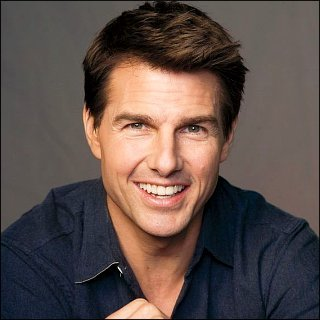
#> input picture Ex2/tom.jpg, 320 x 320 px; the run also reads 1 picture not shown here
$ python ex2_main.py   (older library calls are emulated)
#> lines starting #> are read from the running program, lines starting #| are printed output that depends on the picture; after the words box and inside, x2 and y2 are one past the last pixel; in counts of white or black regions, pixels touching at a corner belong together; long printed decimals are rounded
### Ex2/ex2_utils.py
import numpy as np
import matplotlib.pyplot as plt
import cv2


LOAD_GRAY_SCALE = 1
LOAD_RGB = 2
from collections import defaultdict

def myID() -> np.int:
    """
    Return my ID
    :return: int
    """
    return 311326490


def  conv1D(inSignal:np.ndarray,kernel1:np.ndarray)->np.ndarray:
    """
    Convolve  a  1-D  array  with  a  given  kernel
    :param  inSignal:  1-D  array
    :param  kernel1:  1-D  array  as  a  kernel
    :return: The convolved array
    """
    kernel1 = kernel1[::-1]
    pad_size = len(kernel1)-1

    padded_signal = np.pad(inSignal, (pad_size, pad_size), 'constant', constant_values=0)
    new_signal = np.array([]).astype('int')
    # Apply kernel to each pixel
    for i in range(len(inSignal)+len(kernel1)-1):
          sub_signal = padded_signal[i:pad_size+1+i]
          prod = (sub_signal*kernel1).sum()
          new_signal = np.append(new_signal, prod)
    return new_signal


def conv2D(inImage:np.ndarray,kernel2:np.ndarray)->np.ndarray:
    """
    Convolve  a  2-D  array  with  a  given  kernel
    :param  inImage:  2D  image
    :param  kernel2:  A  kernel
    :return:  The  convolved  image
    """
    img_h,img_w = inImage.shape[:2]
    ker_h,ker_w = kernel2.shape[:2]

    if ker_w == ker_h:
        pan_length = ker_h // 2
        padded_image = cv2.copyMakeBorder(inImage,pan_length,pan_length,pan_length,pan_length,cv2.BORDER_REPLICATE)
    elif ker_w > ker_h:
        pan_length = ker_w  // 2
        padded_image = cv2.copyMakeBorder(inImage,0,0,pan_length,pan_length,cv2.BORDER_REPLICATE)
    else:
        pan_length = ker_h // 2
        padded_image = cv2.copyMakeBorder(inImage,pan_length,pan_length,0,0,cv2.BORDER_REPLICATE)

    new_image = np.zeros((img_h,img_w))
    for i in range(img_h):
        for j in range(img_w):
            new_image[i, j] = np.sum(np.multiply(padded_image[i:i + ker_h, j:j + ker_w],kernel2)).round()
    return new_image


def  convDerivative(inImage:np.ndarray)  ->  (np.ndarray,np.ndarray,np.ndarray,np.ndarray):
    """
    Calculate  gradient  of  an  image
    :param  inImage:  Grayscale  iamge
    :return:  (directions,  magnitude,x_der,y_der)
    """

    k_x = np.array([[1,0,-1]])
    k_y = np.reshape(k_x,(3,1))
    der_x = conv2D(inImage,k_x)
    der_y = conv2D(inImage,k_y)

    directions = np.arctan2(der_y,der_x)
    magnitude = np.hypot(der_x, der_y)
    return (der_x,der_y,magnitude,directions)

def blurImage1(in_image: np.ndarray, kernel_size: int) -> np.ndarray:
    """
    Blur an image using a Gaussian kernel
    :param inImage: Input image
    :param kernelSize: Kernel size
    :return: The Blurred image
    """
    kernel = gaussian_kernel(kernel_size)
    return conv2D(in_image,kernel)

def gaussian_kernel(size, sigma=1):
    size = int(size) // 2
    x, y = np.mgrid[-size:size+1, -size:size+1]
    normal = 1 / (2.0 * np.pi * sigma**2)
    guass_kernel =  np.exp(-((x**2 + y**2) / (2.0*sigma**2))) * normal
    return guass_kernel


def  blurImage2(in_image:np.ndarray,kernel_size:int)->np.ndarray:
    """
    Blur  an  image  using  a  Gaussian  kernel  using  OpenCV  built-in  functions
    :param  inImage:  Input  image
    :param  kernelSize:  Kernel  size
    :return:  The  Blurred  image
    """
    kernel_x = cv2.getGaussianKernel(kernel_size,1)
    kernel_y = cv2.getGaussianKernel(kernel_size,1)
    k = np.dot(kernel_x,kernel_y.T)
    return cv2.filter2D(in_image,-1,k)

def  edgeDetectionSobel(img:  np.ndarray,  thresh:  float  =  0.7)-> (np.ndarray, np.ndarray):
    """
    Detects  edges  using  the  Sobel  method
    :param  img:  Input  image
    :param  thresh:  The  minimum  threshold  for  the  edge  response
    :return:  opencv  solution,  my  implementation
    """
    ker_Sobol_x = np.array([[-1, 0, 1], [-2, 0, 2], [-1, 0, 1]])
    ker_Sobol_y = np.array([[1, 2, 1], [0, 0, 0], [-1, -2, -1]])

    magnitude = np.sqrt(conv2D(img,np.flip(ker_Sobol_x))**2 + conv2D(img,ker_Sobol_y)**2)
    magnitude = magnitude.astype(np.float) / 255
    magnitude[magnitude > thresh] = 1
    magnitude[magnitude < thresh] = 0

    # sobol algorigtem:
    magnitude_sobel = cv2.magnitude(cv2.Sobel(img,cv2.CV_64F,1,0,ksize=3),cv2.Sobel(img,cv2.CV_64F,0,1,ksize=3))
    magnitude_sobel = magnitude_sobel / 255
    magnitude_sobel[magnitude_sobel > thresh] = 1
    magnitude_sobel[magnitude_sobel < thresh] = 0

    return magnitude,magnitude_sobel


def  edgeDetectionZeroCrossingLOG(img:np.ndarray)->(np.ndarray):
    """
    Detecting  edges  using  the  "ZeroCrossingLOG"  method
    :param  I:  Input  image
    :return:  :return:  Edge  matrix
    """
    return edgeDetectionZeroCrossingSimple(cv2.GaussianBlur(img,(5,5),0))


def  edgeDetectionZeroCrossingSimple(img:np.ndarray)->(np.ndarray):
    """
    Detecting  edges  using  the  "ZeroCrossingLOG"  method
    :param  I:  Input  image
    :return:  :return:  Edge  matrix """
    ker_lap = np.array([[0,1,0],[1,-4,1],[0,1,0]])
    LOG = conv2D(img, ker_lap)
    LOG = LOG.astype(np.float) / 255
    # return LOG
    return Zero_crossing(LOG)

def Zero_crossing(image):
    z_c_image = np.zeros(image.shape)

    for i in range(1, image.shape[0] - 1):
        for j in range(1, image.shape[1] - 1):
            negative_count = 0
            positive_count = 0
            Thresh = 0.03
            neighbour = [image[i+1, j-1],image[i+1, j],image[i+1, j+1],image[i, j-1],image[i, j+1],image[i-1, j-1],image[i-1, j],image[i-1, j+1]]
            d = max(neighbour)
            e = min(neighbour)
            for h in neighbour:
                if h>0:
                    positive_count += 1
                elif h<0:
                    negative_count += 1
            z_c = ((negative_count > 0) and (positive_count > 0))
            if z_c:
                if image[i,j]>0:
                    z_c_image[i, j] = image[i,j] + np.abs(e)
                elif image[i,j]<0:
                    z_c_image[i, j] = np.abs(image[i,j]) + d
    z_c_image[z_c_image > Thresh] = 1
    z_c_image[z_c_image < Thresh] = 0


    return z_c_image

def  edgeDetectionCanny(img:  np.ndarray,  thrs_1:  float,  thrs_2:  float)-> (np.ndarray, np.ndarray):
    """
    Detecting  edges  usint  "Canny  Edge"  method
    :param  img:  Input  image
    :param  thrs_1:  T1
    :param  thrs_2:  T2
    :return:  opencv  solution,  my  implementation
    """
    ker_Sobol_x = np.array([[-1, 0, 1], [-2, 0, 2], [-1, 0, 1]], np.float32)
    ker_Sobol_y = np.array([[1, 2, 1], [0, 0, 0], [-1, -2, -1]], np.float32)

    der_x = conv2D(img, ker_Sobol_x)
    der_y = conv2D(img, ker_Sobol_y)

    magnitude = np.hypot(der_x, der_y)
    magnitude = magnitude / magnitude.max() * 255
    theta = np.arctan2(der_y, der_x)
    img_non_max = non_max_suppression(magnitude,theta)
    res, weak, strong = threshold(img_non_max,thrs_1,thrs_2)
    ans = hysteresis(res, weak, strong)
    return ans , cv2.Canny(img,100,200)


def non_max_suppression(img, D):
    M, N = img.shape
    Z = np.zeros((M,N), dtype=np.int32)
    angle = D * 180. / np.pi
    angle[angle < 0] += 180


    for i in range(1,M-1):
        for j in range(1,N-1):
            try:
                q = 255
                r = 255

               #angle 0
                if (0 <= angle[i,j] < 22.5) or (157.5 <= angle[i,j] <= 180):
                    q = img[i, j+1]
                    r = img[i, j-1]
                #angle 45
                elif (22.5 <= angle[i,j] < 67.5):
                    q = img[i+1, j-1]
                    r = img[i-1, j+1]
                #angle 90
                elif (67.5 <= angle[i,j] < 112.5):
                    q = img[i+1, j]
                    r = img[i-1, j]
                #angle 135
                elif (112.5 <= angle[i,j] < 157.5):
                    q = img[i-1, j-1]
                    r = img[i+1, j+1]

                if (img[i,j] >= q) and (img[i,j] >= r):
                    Z[i,j] = img[i,j]
                else:
                    Z[i,j] = 0

            except IndexError as e:
                pass

    return Z

def threshold(img, highThreshold, lowThreshold):

    M, N = img.shape
    res = np.zeros((M,N), dtype=np.int32)

    weak = 25
    strong = 255

    strong_i, strong_j = np.where(img >= highThreshold)
    zeros_i, zeros_j = np.where(img < lowThreshold)

    weak_i, weak_j = np.where((img <= highThreshold) & (img >= lowThreshold))

    res[strong_i, strong_j] = strong
    res[weak_i, weak_j] = weak
    return (res, weak, strong)

def hysteresis(img, weak, strong):
    M, N = img.shape
    for i in range(1, M-1):
        for j in range(1, N-1):
            if (img[i,j] == weak):
                try:
                    if ((img[i+1, j-1] == strong) or (img[i+1, j] == strong) or (img[i+1, j+1] == strong)
                        or (img[i, j-1] == strong) or (img[i, j+1] == strong)
                        or (img[i-1, j-1] == strong) or (img[i-1, j] == strong) or (img[i-1, j+1] == strong)):
                        img[i, j] = strong
                    else:
                        img[i, j] = 0
                except IndexError as e:
                    pass
    return img


def  houghCircle(img:np.ndarray,min_radius:float,max_radius:float)->list:
    """
    Find  Circles  in  an  image  using  a  Hough  Transform  algorithm  extension
    :param  I:  Input  image
    :param  minRadius:  Minimum  circle  radius
    :param  maxRadius:  Maximum  circle  radius
    :return: A list containing the detected circles, [(x,y,radius),(x,y,radius),...]
    """
    #https://www.youtube.com/watch?v=-o9jNEbR5P8
    cimg = cv2.cvtColor(img,cv2.COLOR_GRAY2BGR)
    circles = cv2.HoughCircles(img,cv2.HOUGH_GRADIENT,1,20,
                            param1=50,param2=30,minRadius=min_radius,maxRadius=max_radius)
    circles = np.uint16(np.around(circles))
    for i in circles[0,:]:
    # draw the outer circle
        cv2.circle(cimg,(i[0],i[1]),i[2],(0,255,0),2)
    # draw the center of the circle
        cv2.circle(cimg,(i[0],i[1]),2,(0,0,255),3)

    plt.imshow(cimg)
    plt.show()
    return "houghCircle - using Cv2 solution"

### Ex2/ex2_main.py
import numpy as np
import matplotlib.pyplot as plt
import cv2
from ex2_utils import *


def mse(imageA, imageB):
	# the 'Mean Squared Error' between the two images is the
	# sum of the squared difference between the two images;
	# NOTE: the two images must have the same dimension
	err = np.sum((imageA.astype("float") - imageB.astype("float")) ** 2)
	err /= float(imageA.shape[0] * imageA.shape[1])
	# return the MSE, the lower the error, the more "similar"
	return err

def main():
    print("ID:", myID())
    img_path = 'tom.jpg'
    Orignal_img = cv2.imread(img_path,0)
#> Orignal_img: shape (320, 320); min 0, max 255, mean 82.8
    #save the original shape of the image.
    # ---------------------------- 1 Convolution ----------------------------:
        # 1.1: Convd1D
    # print('---------------------------- 1 Convolution ----------------------------:')
    print('# 1.1: Convd1D')
    kernel_1D = np.array([1,2,3])
    signal_1D = np.array([0,1,2,4,5])
    My_Conv1D_Img = conv1D(signal_1D, kernel_1D)
    CV2_Conv1D_Img = np.convolve(signal_1D, kernel_1D,'full')
    print(f'My_Conv1D_Img ={My_Conv1D_Img}')
    print(f'CV2_Conv1D_Img ={CV2_Conv1D_Img}')
    print(f'My_Conv1D_Img and CV2_Conv1D_Img equal? {np.array_equal(My_Conv1D_Img,CV2_Conv1D_Img)}')
        # 1.2: Convd2D
    print('# 1.2: Convd2D')
    kernel_size = 5
    kernel = np.ones((kernel_size,kernel_size))
    kernel_2D = kernel/np.sum(kernel)
    My_Img_2D = conv2D(Orignal_img,kernel_2D)
#> after the loop in conv2D, `for i in range(img_h):`:
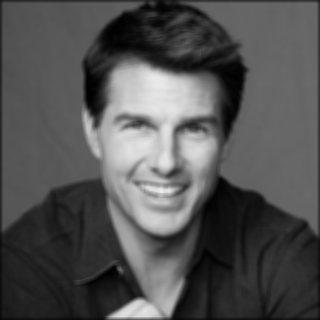
#> new_image: shape (320, 320) float64; min 1, max 235, mean 82.6
    CV2_Img_2D = cv2.filter2D(Orignal_img,-1,kernel_2D,borderType=cv2.BORDER_REPLICATE)
    print(f'MSE Between: My_Img_2D, CV2_Img_2D  = {mse(My_Img_2D,CV2_Img_2D)}')
#> in mse, `err = np.sum((imageA.astype("float") - imageB.astype("float")) ** 2)`: err = 0
#| MSE Between: My_Img_2D, CV2_Img_2D  = 0.0
    titles = ['My_Img_2D','CV2_Img_2D']
    images = [My_Img_2D, CV2_Img_2D]
    for i in range(2):
        plt.subplot(1,2,i+1),plt.imshow(images[i],'gray')
        plt.title(titles[i])
        plt.xticks([]),plt.yticks([])
    plt.show()
    #------------------------------------------------------------------------------------------------
    print('---------------------------- 2 Image derivatives & blurring ----------------------------:')
    print('# 2.1 Derivatives')
    der_x,der_y,magnitude,directions = convDerivative(Orignal_img)
    titles = ['der_x','der_y','magnitude','directions']
    images = [der_x, der_y, magnitude, directions]

    for i in range(4):
        plt.subplot(1,4,i+1),plt.imshow(images[i],'gray')
        plt.title(titles[i])
        plt.xticks([]),plt.yticks([])
    plt.show()

    print('---------------------------- 2.2 Blurring: Bonus ----------------------------:')
    CV2_blur_Img = blurImage2(Orignal_img,5)
    My_blur_Img = blurImage1(Orignal_img,5)
    titles = ['CV2_blur_Img','My_blur_Img','Original_Img']
    images = [CV2_blur_Img,My_blur_Img,Orignal_img]
    for i in range(3):
        plt.subplot(1,3,i+1),plt.imshow(images[i],'gray')
        plt.title(titles[i])
        plt.xticks([]),plt.yticks([])
    plt.show()

    print('---------------------------- 3 Edge detection ----------------------------:')
    Sobel_Thresh = 0.4
    Canny_TH1 = Orignal_img.max() * 0.15
#> Canny_TH1 = 38.25
    Canny_TL2 = Canny_TH1 * 0.03
#> Canny_TL2 = 1.15
    My_Sobel_Img,CV2_Sobel_Img = edgeDetectionSobel(Orignal_img,Sobel_Thresh)
#> in edgeDetectionSobel, `magnitude[magnitude > thresh] = 1`: magnitude: shape (320, 320) float64; min 0, max 1, mean 0.205
#> in edgeDetectionSobel, `magnitude_sobel[magnitude_sobel > thresh] = 1`:
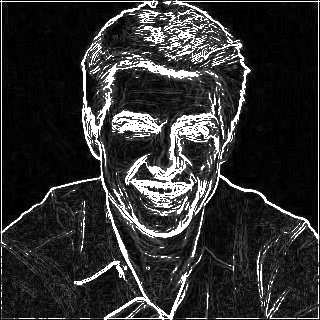
#> magnitude_sobel: shape (320, 320) float64; min 0, max 1, mean 0.194
    ZeroCrossingSimple_img = edgeDetectionZeroCrossingSimple(Orignal_img)
#> in Zero_crossing, `z_c_image[z_c_image < Thresh] = 0`: z_c_image: shape (320, 320) float64; values 0 (black) and 1 (white), 63.7% white; 1816 black regions (1756 under 20 px), largest, box (x1, y1, x2, y2) and area: (2, 2, 135, 217) 14724, (208, 2, 316, 222) 14291, (0, 0, 320, 320) 1277
    ZeroCrossingLOG_Img = edgeDetectionZeroCrossingLOG(Orignal_img)
#> after the loop in conv2D (call 8), `for i in range(img_h):`:
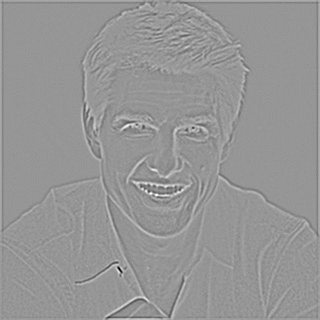
#> new_image: shape (320, 320) float64; min -80, max 56, mean 0; drawn with min black and max white
#> in Zero_crossing (call 2), `z_c_image[z_c_image > Thresh] = 1`:
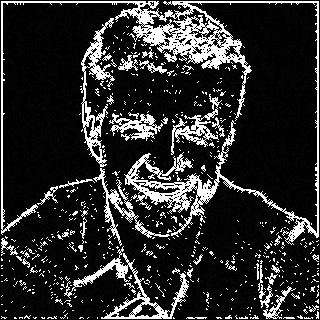
#> z_c_image: shape (320, 320) float64; min 0, max 1, mean 0.176
#> in Zero_crossing (call 2), `z_c_image[z_c_image < Thresh] = 0`: z_c_image: shape (320, 320) float64; values 0 (black) and 1 (white), 16.8% white in thin lines or dots

    My_Canny_Img,Cv2_Canny_Img = edgeDetectionCanny(Orignal_img,Canny_TH1,Canny_TL2)
#> after the loop in conv2D (call 9), `for i in range(img_h):`:
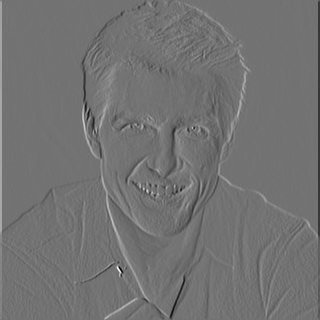
#> new_image: shape (320, 320) float64; min -673, max 822, mean 0.2; drawn with min black and max white
#> after the loop in non_max_suppression, `for i in range(1,M-1):`:
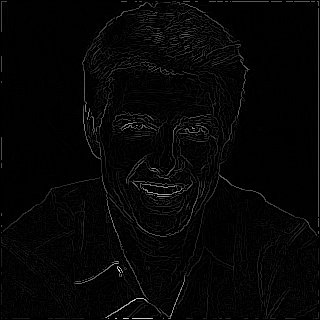
#> Z: shape (320, 320) int32; min 0, max 255, mean 5.5
#> in threshold, `strong_i, strong_j = np.where(img >= highThreshold)`: strong_i = 3961 values from 1 to 318; strong_j = 3961 values, max 318 at index 124, min 1 at index 0, mean 168.3
#> in edgeDetectionCanny, `res, weak, strong = threshold(img_non_max,thrs_1,thrs_2)`: weak = 25; strong = 255
#> after the loop in hysteresis, `for i in range(1, M-1):`:
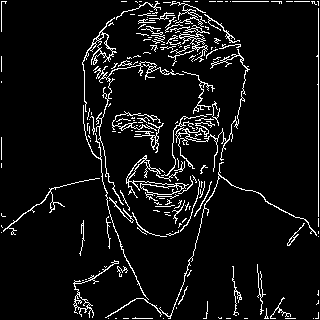
#> img: shape (320, 320) int32; 6.7% white in thin lines or dots
    print(f'MSE Between: ZeroCrossingSimple_img, ZeroCrossingLOG_Img  = {mse(ZeroCrossingSimple_img,ZeroCrossingLOG_Img)}')
#| MSE Between: ZeroCrossingSimple_img, ZeroCrossingLOG_Img  = 0.4803
    print(f'MSE Between: My_Sobel_Img, CV2_Sobel_Img  = {mse(My_Sobel_Img,CV2_Sobel_Img)}')
#| MSE Between: My_Sobel_Img, CV2_Sobel_Img  = 0.0106

    titles = ['My_Sobel_Img','CV2_Sobel_Img','ZeroCrossingSimple_img','ZeroCrossingLOG','My_Canny_Img','Cv2_Canny_Img']
    images = [My_Sobel_Img, CV2_Sobel_Img,ZeroCrossingSimple_img,ZeroCrossingLOG_Img,My_Canny_Img,Cv2_Canny_Img]
    for i in range(6):
        plt.subplot(2,3,i+1),plt.imshow(images[i],'gray')
        plt.title(titles[i])
        plt.xticks([]),plt.yticks([])
    plt.show()
    img_path = 'coins.jpg'
    coins = cv2.imread(img_path,0)
    hough = houghCircle(coins,60,80)
#> in houghCircle, `circles = cv2.HoughCircles(img,cv2.HOUGH_GRADIENT,1,20, param1=50,para..`: circles = 45 rows, first 8: [490.5, 315.5, 77.2], [495.5, 480.5, 68.2], [648.5, 360.5, 74.9], [122.5, 314.5, 76.1], [643.5, 517.5, 72.6], [277.5, 169.5, 79.4], [149.5, 483.5, 65.5], [298.5, 362.5, 79.4]
#> in houghCircle, `circles = np.uint16(np.around(circles))`: circles = 45 rows, first 8: [490, 316, 77], [496, 480, 68], [648, 360, 75], [122, 314, 76], [644, 518, 73], [278, 170, 79], [150, 484, 66], [298, 362, 79]
#> the loop in houghCircle, `for i in circles[0,:]:` made 45 passes
#> i on passes 1 to 12: [490, 316, 77], [496, 480, 68], [648, 360, 75], [122, 314, 76], [644, 518, 73], [278, 170, 79], [150, 484, 66], [298, 362, 79], [448, 112, 79], [100, 100, 79], [702, 198, 78], [668, 198, 76]
#> hough = 'houghCircle - using Cv2 solution'
    print(hough)
#| houghCircle - using Cv2 solution

if __name__ == '__main__':
    main()
